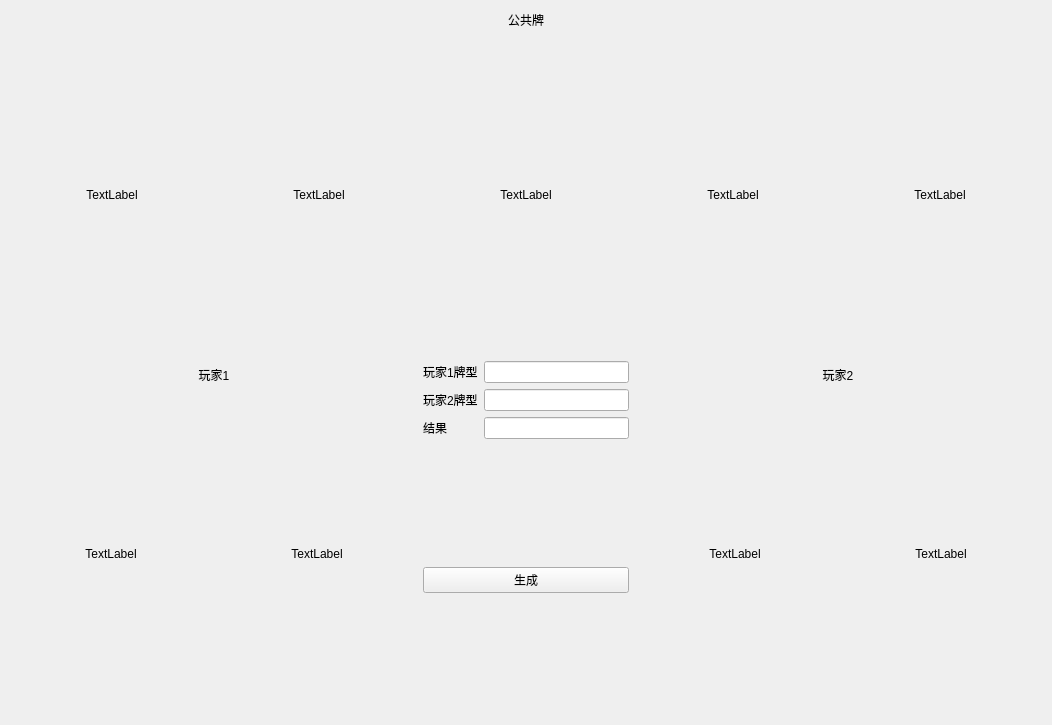
<?xml version="1.0" encoding="UTF-8"?>
<ui version="4.0">
 <class>TexasWidget</class>
 <widget class="QWidget" name="TexasWidget">
  <property name="geometry">
   <rect>
    <x>0</x>
    <y>0</y>
    <width>1052</width>
    <height>725</height>
   </rect>
  </property>
  <property name="windowTitle">
   <string>TexasWidget</string>
  </property>
  <layout class="QGridLayout" name="gridLayout_5">
   <item row="3" column="1">
    <widget class="QPushButton" name="btn_Gen">
     <property name="text">
      <string>生成</string>
     </property>
    </widget>
   </item>
   <item row="1" column="1">
    <layout class="QGridLayout" name="gridLayout_4">
     <item row="0" column="0">
      <widget class="QLabel" name="labelUser1Brand">
       <property name="text">
        <string>玩家1牌型</string>
       </property>
      </widget>
     </item>
     <item row="0" column="1">
      <widget class="QLineEdit" name="lineEditBrand">
       <property name="readOnly">
        <bool>true</bool>
       </property>
      </widget>
     </item>
     <item row="1" column="0">
      <widget class="QLabel" name="labelUser2Brand">
       <property name="text">
        <string>玩家2牌型</string>
       </property>
      </widget>
     </item>
     <item row="1" column="1">
      <widget class="QLineEdit" name="lineEditBrand2">
       <property name="readOnly">
        <bool>true</bool>
       </property>
      </widget>
     </item>
     <item row="2" column="0">
      <widget class="QLabel" name="labelResult">
       <property name="text">
        <string>结果</string>
       </property>
      </widget>
     </item>
     <item row="2" column="1">
      <widget class="QLineEdit" name="lineEditResult">
       <property name="readOnly">
        <bool>true</bool>
       </property>
      </widget>
     </item>
    </layout>
   </item>
   <item row="4" column="1">
    <spacer name="verticalSpacer">
     <property name="orientation">
      <enum>Qt::Orientation::Vertical</enum>
     </property>
     <property name="sizeHint" stdset="0">
      <size>
       <width>20</width>
       <height>40</height>
      </size>
     </property>
    </spacer>
   </item>
   <item row="0" column="0" colspan="3">
    <layout class="QGridLayout" name="gridLayout">
     <item row="1" column="3">
      <widget class="QLabel" name="labelImgPub4">
       <property name="minimumSize">
        <size>
         <width>200</width>
         <height>320</height>
        </size>
       </property>
       <property name="maximumSize">
        <size>
         <width>200</width>
         <height>320</height>
        </size>
       </property>
       <property name="text">
        <string>TextLabel</string>
       </property>
       <property name="alignment">
        <set>Qt::AlignmentFlag::AlignCenter</set>
       </property>
      </widget>
     </item>
     <item row="1" column="4">
      <widget class="QLabel" name="labelImgPub5">
       <property name="minimumSize">
        <size>
         <width>200</width>
         <height>320</height>
        </size>
       </property>
       <property name="maximumSize">
        <size>
         <width>200</width>
         <height>320</height>
        </size>
       </property>
       <property name="text">
        <string>TextLabel</string>
       </property>
       <property name="alignment">
        <set>Qt::AlignmentFlag::AlignCenter</set>
       </property>
      </widget>
     </item>
     <item row="1" column="0">
      <widget class="QLabel" name="labelImgPub1">
       <property name="minimumSize">
        <size>
         <width>200</width>
         <height>320</height>
        </size>
       </property>
       <property name="maximumSize">
        <size>
         <width>200</width>
         <height>320</height>
        </size>
       </property>
       <property name="text">
        <string>TextLabel</string>
       </property>
       <property name="alignment">
        <set>Qt::AlignmentFlag::AlignCenter</set>
       </property>
      </widget>
     </item>
     <item row="1" column="1">
      <widget class="QLabel" name="labelImgPub2">
       <property name="minimumSize">
        <size>
         <width>200</width>
         <height>320</height>
        </size>
       </property>
       <property name="maximumSize">
        <size>
         <width>200</width>
         <height>320</height>
        </size>
       </property>
       <property name="text">
        <string>TextLabel</string>
       </property>
       <property name="alignment">
        <set>Qt::AlignmentFlag::AlignCenter</set>
       </property>
      </widget>
     </item>
     <item row="1" column="2">
      <widget class="QLabel" name="labelImgPub3">
       <property name="minimumSize">
        <size>
         <width>200</width>
         <height>320</height>
        </size>
       </property>
       <property name="maximumSize">
        <size>
         <width>200</width>
         <height>320</height>
        </size>
       </property>
       <property name="text">
        <string>TextLabel</string>
       </property>
       <property name="alignment">
        <set>Qt::AlignmentFlag::AlignCenter</set>
       </property>
      </widget>
     </item>
     <item row="0" column="0" colspan="5">
      <widget class="QLabel" name="labelPublic">
       <property name="text">
        <string>公共牌</string>
       </property>
       <property name="alignment">
        <set>Qt::AlignmentFlag::AlignCenter</set>
       </property>
      </widget>
     </item>
    </layout>
   </item>
   <item row="2" column="1">
    <spacer name="verticalSpacer_2">
     <property name="orientation">
      <enum>Qt::Orientation::Vertical</enum>
     </property>
     <property name="sizeHint" stdset="0">
      <size>
       <width>20</width>
       <height>40</height>
      </size>
     </property>
    </spacer>
   </item>
   <item row="1" column="2" rowspan="4">
    <layout class="QGridLayout" name="gridLayout_3">
     <item row="1" column="0">
      <widget class="QLabel" name="labelImg1Player2">
       <property name="minimumSize">
        <size>
         <width>200</width>
         <height>320</height>
        </size>
       </property>
       <property name="maximumSize">
        <size>
         <width>200</width>
         <height>320</height>
        </size>
       </property>
       <property name="text">
        <string>TextLabel</string>
       </property>
       <property name="alignment">
        <set>Qt::AlignmentFlag::AlignCenter</set>
       </property>
      </widget>
     </item>
     <item row="1" column="1">
      <widget class="QLabel" name="labelImg2Player2">
       <property name="minimumSize">
        <size>
         <width>200</width>
         <height>320</height>
        </size>
       </property>
       <property name="maximumSize">
        <size>
         <width>200</width>
         <height>320</height>
        </size>
       </property>
       <property name="text">
        <string>TextLabel</string>
       </property>
       <property name="alignment">
        <set>Qt::AlignmentFlag::AlignCenter</set>
       </property>
      </widget>
     </item>
     <item row="0" column="0" colspan="2">
      <widget class="QLabel" name="labelPlayer2">
       <property name="text">
        <string>玩家2</string>
       </property>
       <property name="alignment">
        <set>Qt::AlignmentFlag::AlignCenter</set>
       </property>
      </widget>
     </item>
    </layout>
   </item>
   <item row="1" column="0" rowspan="4">
    <layout class="QGridLayout" name="gridLayout_2">
     <item row="1" column="2" rowspan="2">
      <widget class="QLabel" name="labelImg2Player1">
       <property name="minimumSize">
        <size>
         <width>200</width>
         <height>320</height>
        </size>
       </property>
       <property name="maximumSize">
        <size>
         <width>200</width>
         <height>320</height>
        </size>
       </property>
       <property name="text">
        <string>TextLabel</string>
       </property>
       <property name="alignment">
        <set>Qt::AlignmentFlag::AlignCenter</set>
       </property>
      </widget>
     </item>
     <item row="1" column="0" rowspan="2" colspan="2">
      <widget class="QLabel" name="labelImg1Player1">
       <property name="minimumSize">
        <size>
         <width>200</width>
         <height>320</height>
        </size>
       </property>
       <property name="maximumSize">
        <size>
         <width>200</width>
         <height>320</height>
        </size>
       </property>
       <property name="text">
        <string>TextLabel</string>
       </property>
       <property name="alignment">
        <set>Qt::AlignmentFlag::AlignCenter</set>
       </property>
      </widget>
     </item>
     <item row="0" column="0" colspan="3">
      <widget class="QLabel" name="labelPlayer1">
       <property name="text">
        <string>玩家1</string>
       </property>
       <property name="alignment">
        <set>Qt::AlignmentFlag::AlignCenter</set>
       </property>
      </widget>
     </item>
    </layout>
   </item>
  </layout>
 </widget>
 <resources/>
 <connections/>
</ui>
